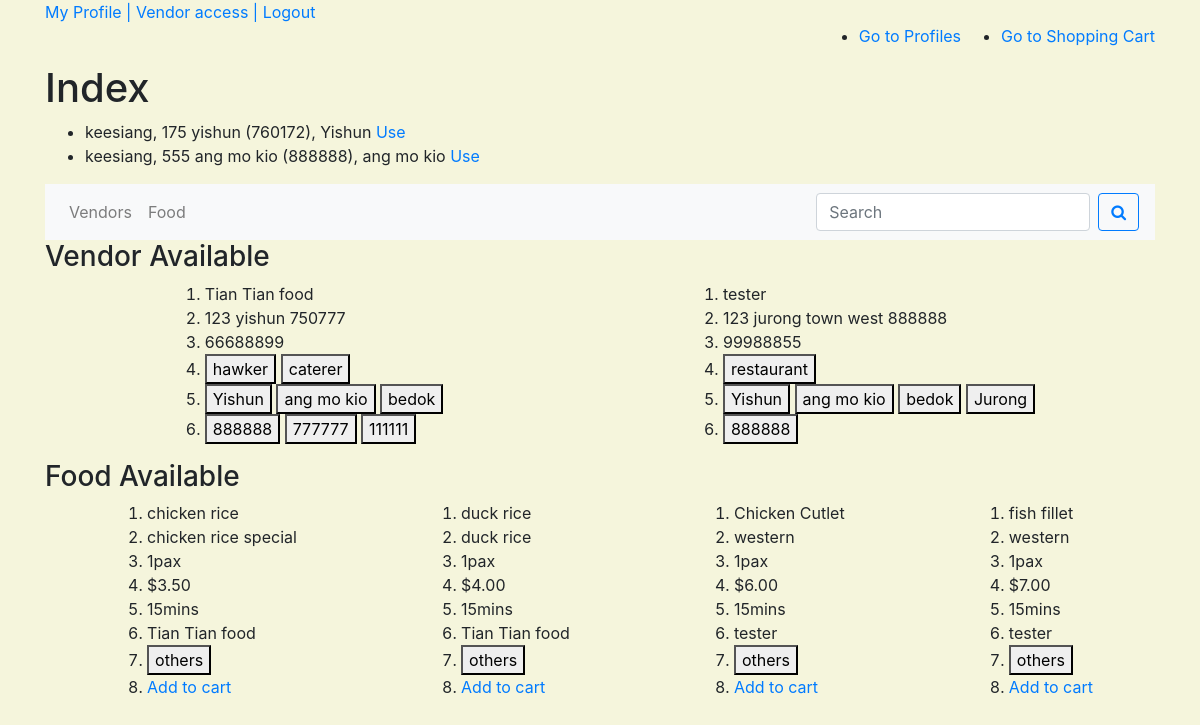
The app's page /index/2 (signed in), older data.
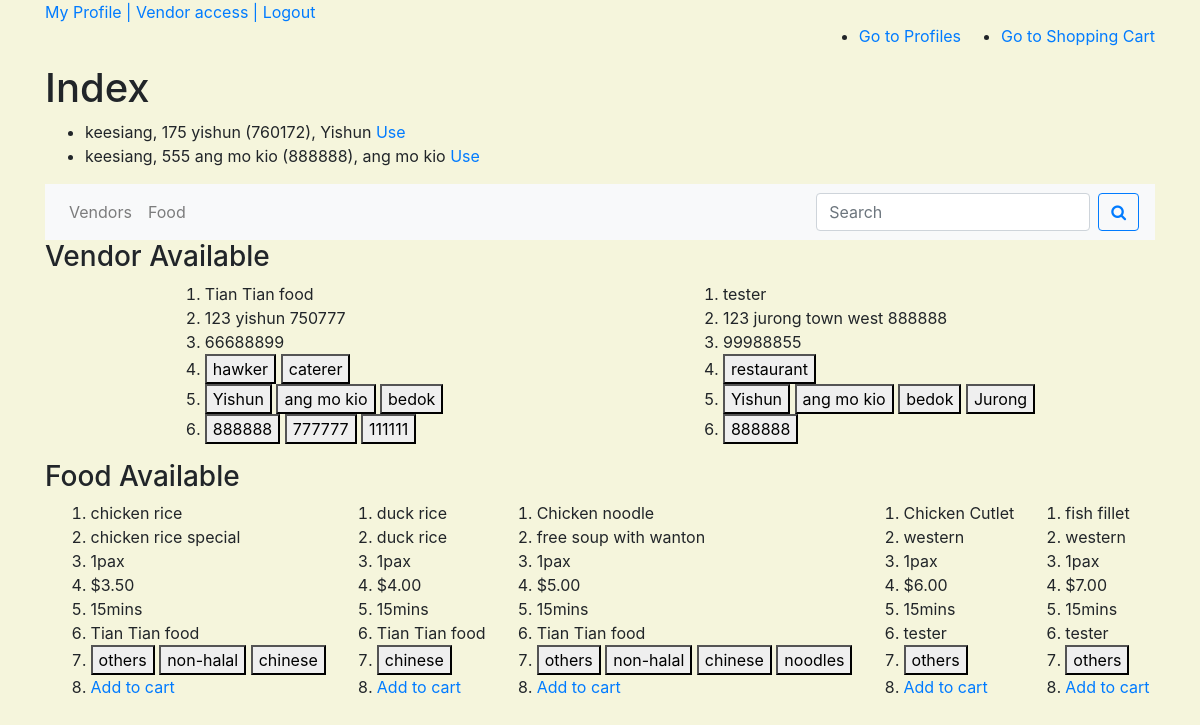
The same page, newer data.
### buyer/models.py (models this page shows)
class Buyer(models.Model):
    town = models.CharField(max_length=100, null=True, blank=False)
    postal_code = models.PositiveIntegerField(null=False, blank=False)
    block = models.PositiveSmallIntegerField( null=False, blank=False)
    street = models.CharField(max_length=254, null=False, blank=False)
    date_joined = models.DateTimeField(auto_now_add=True)
    contact = models.PositiveIntegerField(validators=[MinValueValidator(10000000), MaxValueValidator(99999999)], null=False, blank=False)
    user = models.ForeignKey(User, null=True, on_delete=models.SET_NULL)
    def __str__(self):
        return '%s, %s %s (%s), %s' % (self.user.username, self.block, self.street, self.postal_code, self.town)

### vendor/models.py (models this page shows)
class Vendor(models.Model):
    category = models.ManyToManyField(Category)
    postal_code = models.PositiveIntegerField( null=False, blank=False)
    name = models.CharField( max_length=100, null=False, blank=False)
    block = models.PositiveSmallIntegerField( null=False, blank=False)
    street = models.CharField(max_length=254, null=False, blank=False)
    contact = models.PositiveIntegerField(validators=[MinValueValidator(10000000), MaxValueValidator(99999999)], null=False, blank=False)
    date_joined = models.DateTimeField(auto_now_add=True)
    user = models.ForeignKey(User, null=True, on_delete=models.SET_NULL)
    user_contact = models.PositiveIntegerField(validators=[MinValueValidator(10000000), MaxValueValidator(99999999)], null=False, blank=False)
    license_number = models.CharField(max_length=10, null=False, blank=False)
    license_check = models.BooleanField(default=False)
    photo_url=models.URLField(max_length=1024, null=True, blank=True)
    vendordeliverytown = models.ManyToManyField(VendorDeliveryTown)
    vendordeliverypostal = models.ManyToManyField(VendorDeliveryPostal)
    def __str__(self):
        return self.name

class Category(models.Model):
    title = models.CharField(max_length=100, null=False, blank=False)
    def __str__(self):
        return self.title

class VendorDeliveryTown(models.Model):
    town = models.CharField( max_length=100, null=False, blank=False)
    def __str__(self):
        return str(self.town)

class VendorDeliveryPostal(models.Model):
    postal_code = models.PositiveIntegerField( null=False, blank=False)
    def __str__(self):
        return str(self.postal_code)

### food/models.py (models this page shows)
class Food(models.Model):
    vendor = models.ForeignKey(Vendor, null=False, blank=False, on_delete=models.CASCADE)
    tag = models.ManyToManyField(Tag)
    title = models.CharField(max_length=100, null=False, blank=False)
    description = models.TextField(null=False, blank=False)
    portion = models.PositiveSmallIntegerField( validators=[MinValueValidator(1), MaxValueValidator(99)] , default=1, null=False, blank=False )
    price = models.DecimalField(max_digits=8, decimal_places=2, null=False, blank=False)
    date_posted = models.DateTimeField(auto_now_add=True)
    date_edited = models.DateTimeField(auto_now_add=True)
    photo_url = models.URLField(max_length=1024, null=True, blank=True)
    delivery_time = models.DecimalField(max_digits=3, decimal_places=0, null=False, blank=False)
    def __str__(self):
        return self.title

class Tag(models.Model):
    title = models.CharField(max_length=100, null=False, blank=False)
    def __str__(self):
        return self.title

### buyer/views.py (the view, shortened to what this page needs)
# urls.py: path('index/<buyer_id>', buyer.views.index_by_profile, name='index_by_profile_route')
@login_required
def index_by_profile(request, buyer_id):
    buyer_profiles = Buyer.objects.all().filter(user=request.user)  # retrieve all buyer profiles for user
    buyer_town = Buyer.objects.get(id=buyer_id).town  # retrieve buyer profile's town
    buyer_postal = Buyer.objects.get(id=buyer_id).postal_code  # retrieve buyer profile's postal code
    if 'category' in request.GET:
        get_category = request.GET['category']
        print(get_category)
        vendor_available = Vendor.objects.filter(vendordeliverytown__town=buyer_town).filter(vendordeliverypostal__postal_code__exact=buyer_postal).filter(category__title=get_category)
        print(vendor_available)
        food_available = Food.objects.filter(vendor__vendordeliverytown__town=buyer_town).filter(vendor__vendordeliverypostal__postal_code__exact=buyer_postal).filter(vendor__category__title=get_category)
    else:
        vendor_available = Vendor.objects.filter(vendordeliverytown__town=buyer_town).filter(vendordeliverypostal__postal_code__exact=buyer_postal)  # retrieve vendors that deliver to buyer profile's town and postal
        food_available = Food.objects.filter(vendor__vendordeliverytown__town=buyer_town).filter(vendor__vendordeliverypostal__postal_code__exact=buyer_postal)  # retrieve foods that can be delivered to buyer profiles town and postal
    return render(request, 'buyer/buyer_index_page.html', {
        "buyer_profiles": buyer_profiles,
        "vendor_available": vendor_available,
        "food_available": food_available,
        "buyer_id": buyer_id
    })

### buyer/templates/buyer/buyer_index_page.html (shortened to what this page needs)
{% extends 'base_template.html' %}
{%block content%}
<nav style="display:flex; justify-content: flex-end;">
    <ul>
        <li> <a href="{% url 'show_buyer_profiles_route' %}"> Go to Profiles </a> </li>
    </ul>
    <ul>
        <li> <a href="{% url 'view_cart_route' %}" target="_blank"> Go to Shopping Cart </a> </li>
    </ul>
</nav>
<h1> Index </h1>
<div>
    <ul>
        {%for i in buyer_profiles %}
        <li> {{i}} <a href="{% url 'index_by_profile_route' buyer_id=i.id %}"> Use </a> </li>
        {%endfor%}
    </ul>
</div>
<nav class="navbar navbar-expand-lg navbar-light bg-light">
  <div class="collapse navbar-collapse" id="navbarSupportedContent">
    <ul class="navbar-nav mr-auto">
      <li class="nav-item dropdown">
        <a class="nav-link" href="#" id="VendorDropdown" role="button" data-toggle="dropdown" aria-haspopup="true" aria-expanded="false">
          Vendors
        </a>
      </li>
      <li class="nav-item dropdown">
        <a class="nav-link" href="#" id="FoodDropdown" role="button" data-toggle="dropdown" aria-haspopup="true" aria-expanded="false">
          Food
        </a>
      </li>
    </ul>
    <form class="form-inline my-2 my-lg-0" method="GET" action="{% url 'index_by_profile_route' buyer_id=buyer_id %}">
      <input class="form-control mr-sm-2" type="text" name="search" placeholder="Search" aria-label="Search">
      <button class="btn btn-outline-primary my-2 my-sm-0" type="submit">
        <i class="fa fa-search"></i>
      </button>
    </form>
  </div>
</nav>
<h3> Vendor Available </h3>
<div style="display:flex; flex-wrap:wrap; justify-content:space-around;">
    {%for i in vendor_available %}
    <div>
        <ol>
            <li> {{i}} </li>
            <li> {{i.block}} {{i.street}} {{i.postal_code}} </li>
            <li> {{i.contact}} </li>
            <li> {%for j in i.category.all %} <button>{{j}}</button> {%endfor%}</li>
            <li> {%for j in i.vendordeliverytown.all %} <button>{{j}}</button> {%endfor%}</li>
            <li> {%for j in i.vendordeliverypostal.all %} <button>{{j}}</button> {%endfor%}</li>
        </ol>
    </div>
    {%endfor%}
</div>
<h3> Food Available </h3>
<div style="display:flex; flex-wrap:wrap; justify-content:space-around;">
{%for i in food_available %}
    <div>
        <ol>
        <li> {{i}} </li>
        <li> {{i.description}} </li>
        <li> {{i.portion}}pax </li>
        <li> ${{i.price}} </li>
        <li> {{i.delivery_time}}mins </li>
        <li> {{i.vendor.name}}</li>
        <li> {%for j in i.tag.all %} <button> {{j}} </button> {%endfor%} </li>
        <li> <a href="{% url 'add_to_cart_route' buyer_id=buyer_id food_id=i.id %}"> Add to cart</a>
        </ol>
    </div>
{%endfor%}
</div>
{%endblock%}

Row changes from the older to the newer data that the page shows:
now on this page (row unchanged): Tag: title "non-halal"
now on this page (row unchanged): Tag: title "chinese"
changed Food "duck rice": loses Tag (title "others")
added Food: title "Chicken noodle", description "free soup with wanton", portion "1", price "5.00", delivery_time "15", vendor.name "Tian Tian food", Tag (title "others")
now on this page (row unchanged): Tag: title "noodles", shown under "Chicken noodle"
